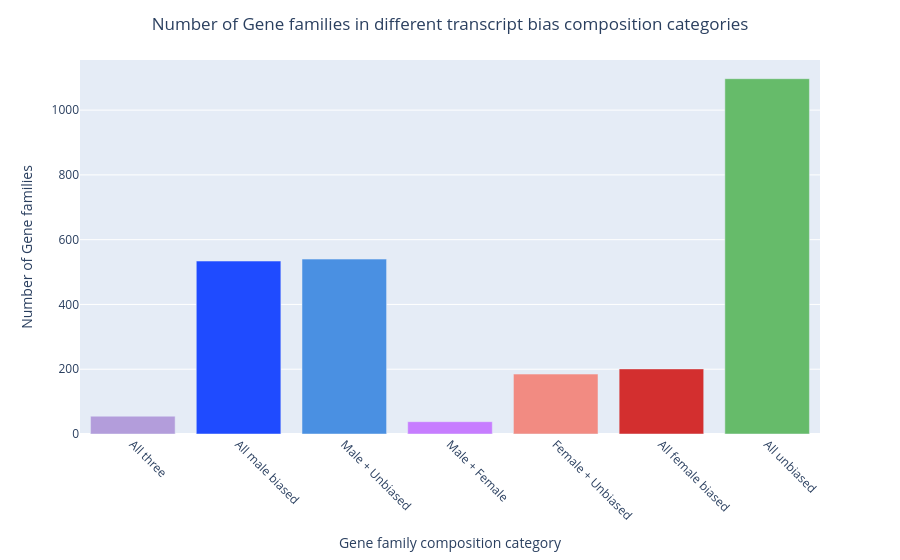

Notebook code cell kept with this figure:
### Markdown cell above
Plot

### Code cell
fig5 = px.bar(
    hog_category_counts,
    x="category",
    y="count",
    color="category",
    color_discrete_map=category_colors,
    category_orders={"category": category_order}
)

fig5.update_layout(
    title=dict(text="Number of Gene families in different transcript bias composition categories", x=0.5, xanchor="center"),
    xaxis_title="Gene family composition category",
    yaxis_title="Number of Gene families",
    xaxis_tickangle=45,
    showlegend=False
)

fig5.show()

### Figure 1 — Plotly figure (JSON) as saved in the notebook; plotly's stock layout.template omitted (floating-point values rounded to 4 significant figures)
{"data": [{"hovertemplate": "category=%{x}<br>count=%{y}<extra></extra>", "legendgroup": "All three", "marker": {"color": "#B39DDB", "pattern": {"shape": ""}}, "name": "All three", "orientation": "v", "showlegend": true, "textposition": "auto", "type": "bar", "x": ["All three"], "xaxis": "x", "y": [55], "yaxis": "y"}, {"hovertemplate": "category=%{x}<br>count=%{y}<extra></extra>", "legendgroup": "All male biased", "marker": {"color": "#1F4BFF", "pattern": {"shape": ""}}, "name": "All male biased", "orientation": "v", "showlegend": true, "textposition": "auto", "type": "bar", "x": ["All male biased"], "xaxis": "x", "y": [534], "yaxis": "y"}, {"hovertemplate": "category=%{x}<br>count=%{y}<extra></extra>", "legendgroup": "Male + Unbiased", "marker": {"color": "#4A90E2", "pattern": {"shape": ""}}, "name": "Male + Unbiased", "orientation": "v", "showlegend": true, "textposition": "auto", "type": "bar", "x": ["Male + Unbiased"], "xaxis": "x", "y": [540], "yaxis": "y"}, {"hovertemplate": "category=%{x}<br>count=%{y}<extra></extra>", "legendgroup": "Male + Female", "marker": {"color": "#C77DFF", "pattern": {"shape": ""}}, "name": "Male + Female", "orientation": "v", "showlegend": true, "textposition": "auto", "type": "bar", "x": ["Male + Female"], "xaxis": "x", "y": [38], "yaxis": "y"}, {"hovertemplate": "category=%{x}<br>count=%{y}<extra></extra>", "legendgroup": "Female + Unbiased", "marker": {"color": "#F28B82", "pattern": {"shape": ""}}, "name": "Female + Unbiased", "orientation": "v", "showlegend": true, "textposition": "auto", "type": "bar", "x": ["Female + Unbiased"], "xaxis": "x", "y": [185], "yaxis": "y"}, {"hovertemplate": "category=%{x}<br>count=%{y}<extra></extra>", "legendgroup": "All female biased", "marker": {"color": "#D32F2F", "pattern": {"shape": ""}}, "name": "All female biased", "orientation": "v", "showlegend": true, "textposition": "auto", "type": "bar", "x": ["All female biased"], "xaxis": "x", "y": [201], "yaxis": "y"}, {"hovertemplate": "category=%{x}<br>count=%{y}<extra></extra>", "legendgroup": "All unbiased", "marker": {"color": "#66BB6A", "pattern": {"shape": ""}}, "name": "All unbiased", "orientation": "v", "showlegend": true, "textposition": "auto", "type": "bar", "x": ["All unbiased"], "xaxis": "x", "y": [1097], "yaxis": "y"}], "layout": {"barmode": "relative", "legend": {"title": {"text": "category"}, "tracegroupgap": 0}, "margin": {"t": 60}, "showlegend": false, "title": {"text": "Number of Gene families in different transcript bias composition categories", "x": 0.5, "xanchor": "center"}, "xaxis": {"anchor": "y", "categoryarray": ["All three", "All male biased", "Male + Unbiased", "Male + Female", "Female + Unbiased", "All female biased", "All unbiased"], "categoryorder": "array", "domain": [0, 1], "tickangle": 45, "title": {"text": "Gene family composition category"}}, "yaxis": {"anchor": "x", "domain": [0, 1], "title": {"text": "Number of Gene families"}}}}
